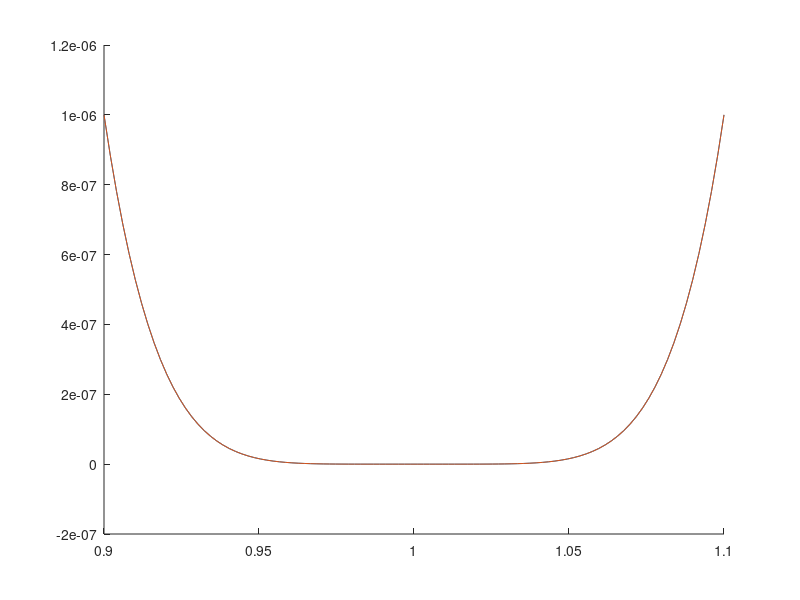
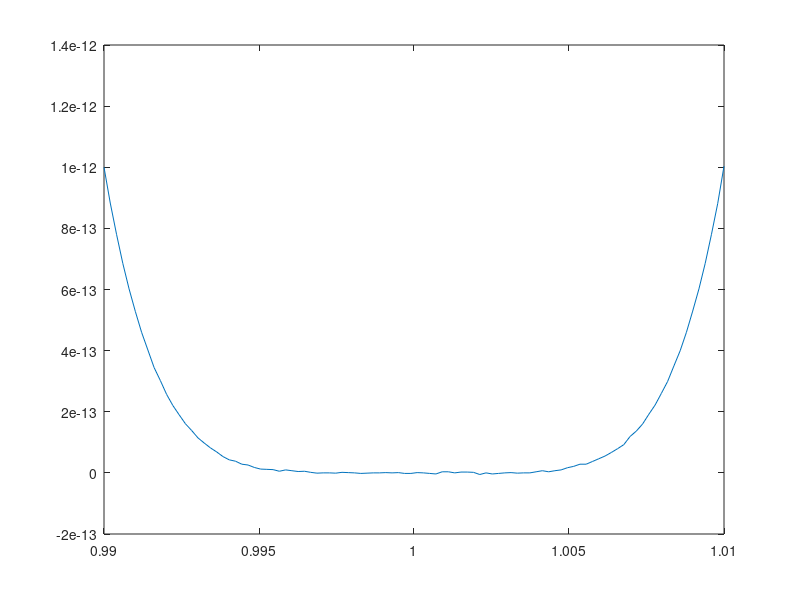
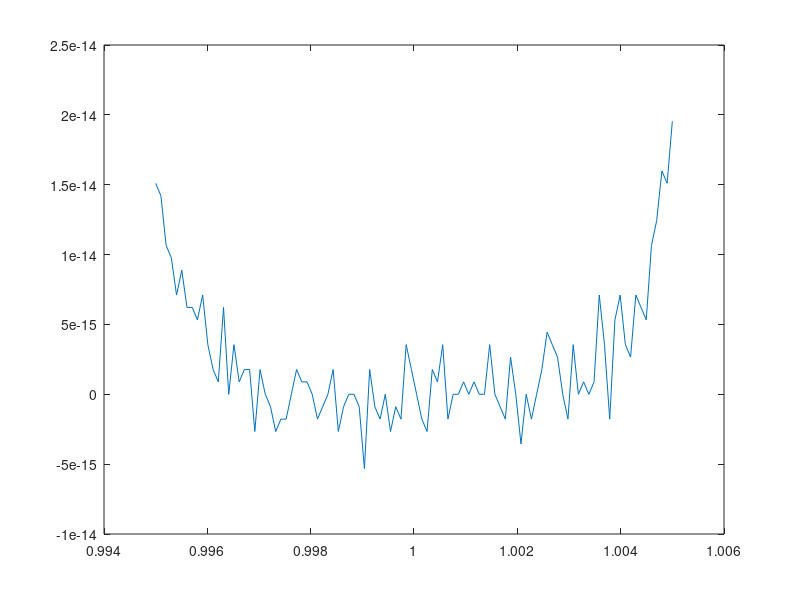
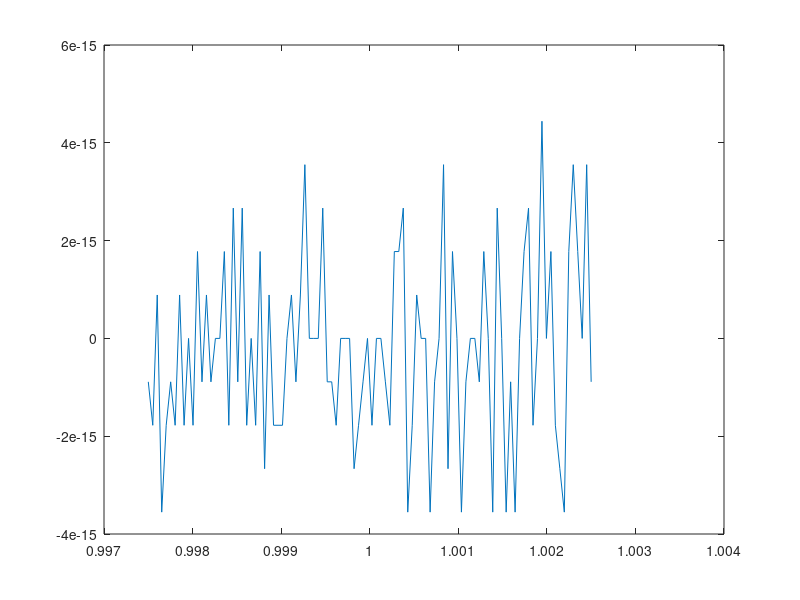

The MATLAB script that drew these images, in order:
f1 = @(x) ((1 - x) .^ 6);

f2 = @(x) (x .^6 - 6 * x .^5 + 15 * x .^4 - 20 * x .^3 + 15 * x .^2 - 6 * x + 1);

I = @(x) linspace(1 - x, 1 + x, 100);

figure(1)
i = I(0.1);
hold on;
plot(i, f1(i));
plot(i, f2(i));

figure(2)
i = I(0.01);
plot(i, f1(i));
plot(i, f2(i));

figure(3)
i = I(0.005);
plot(i, f1(i));
plot(i, f2(i));

figure(4)
i = I(0.0025);
plot(i, f1(i));
plot(i, f2(i));
